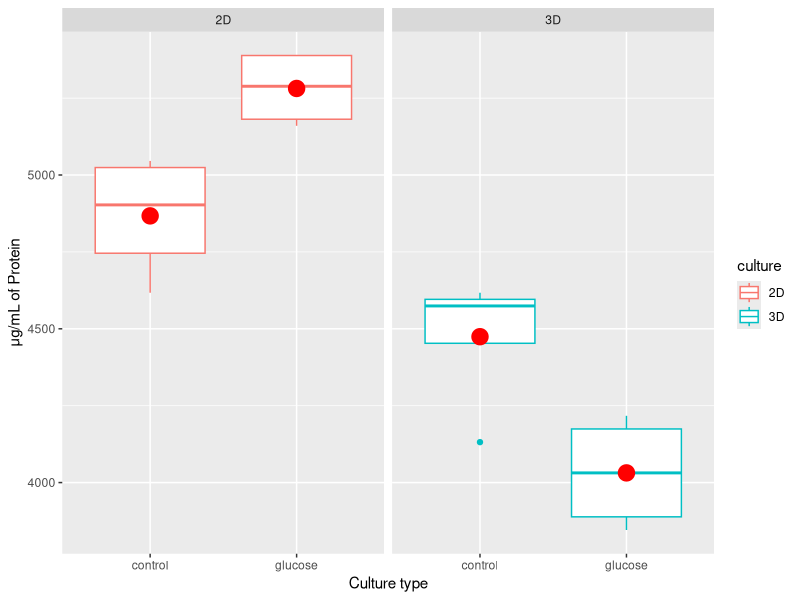

Write R code to recreate this figure. (Note: this script raises an error after producing the figure.)
library(readxl)
library(writexl)
library(ggplot2)
library(ggpubr)
library(dplyr)
#Create Plot
sample<-read_excel("muestra bradford.xlsx")
sample<-mutate(sample, conc=(absorbance*100-0.14)/0.0035)
g<-ggplot(sample,aes(y=conc,color=culture))
p<-g+geom_boxplot(aes(type))+facet_grid(.~culture)+stat_summary(fun=mean, geom="point", shape=20, size=8, color="red", fill="red",aes(type))
p+ylab("μg/mL of Protein")+xlab("Culture type")
#Export means
mean_data<-sample %>%
        group_by(culture, type) %>%
        summarise(mean = mean(conc), n = n())
mean_data
write_xlsx(mean_data,"C:/Users/andre/OneDrive - unizar.es/Trabajos/Tercero/Cultivos/Esferoides Caco 3D/sample_means.xlsx")                  
